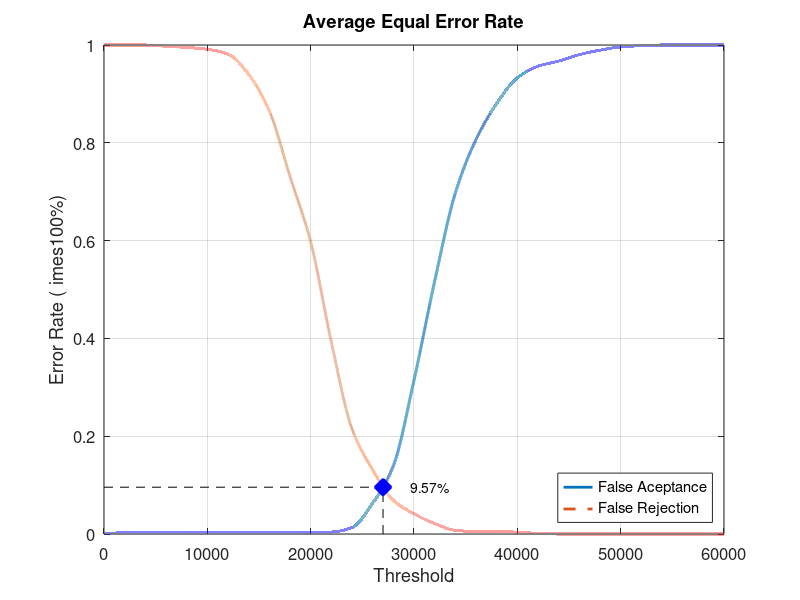
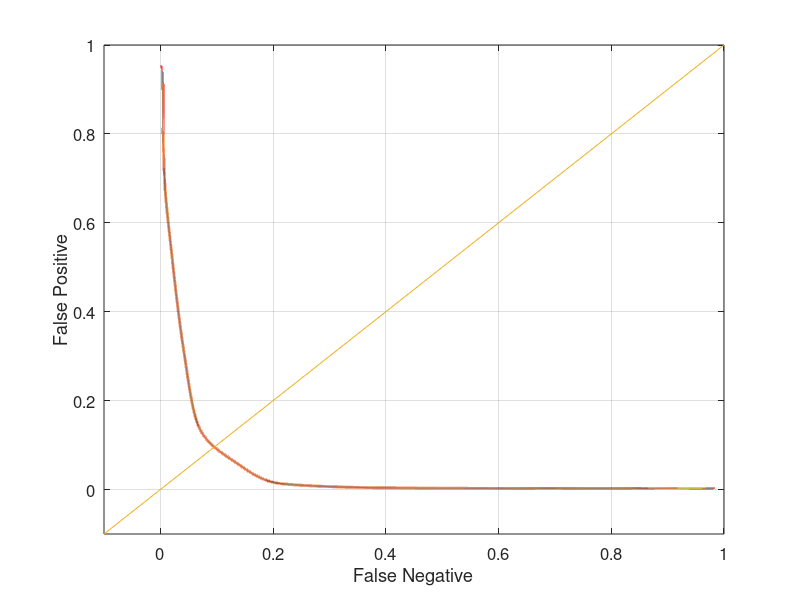

Reproduce these figures in MATLAB, in order.
close all;
clear;
clc;
x = 0:2000:60000;
xq = 0:0.5:60000;

y0 = [0 0.00263158 0.00263158 0.00263158 0.00263158 0.00263158 0.00263158 0.00263158 0.00263158 0.00263158 0.00263158 0.00394737 0.0131579 0.0631579 0.139474 0.314474 0.517105 0.697368 0.806579 0.880263 0.932895 0.956579 0.967105 0.980263 0.989474 0.996053 0.998684 1 1 1 1]
yy0 = interp1(x, y0, xq, 'pchip');
y1 = [1 1 1 0.9975 0.995 0.99125 0.98125 0.94 0.865 0.73125 0.5975 0.3925 0.215 0.13125 0.06875 0.04125 0.02125 0.0075 0.005 0.005 0.00375 0.00125 0 0 0 0 0 0 0 0 0]
yy1 = interp1(x, y1, xq, 'pchip');

% Calculating EER: 
y2 = abs(y0 - y1);
find(y2 == min(y2))
yy2 = abs(yy0 - yy1);
xEER = find(yy2 == min(yy2));
xEERIndex = xq(xEER) % X-axis EER
yEER = yy0(xEER) % Y-axis EER

main = figure
plot(xq, yy0,'-','LineWidth', 2);	hold on
plot(xq, yy1,'--','LineWidth', 2);	hold on
plot([xEERIndex xEERIndex], [0 yEER], 'k--');	hold on
plot([0 xEERIndex], [yEER yEER], 'k--');	hold on
plot(xEERIndex, yEER, 'bx', 'LineWidth', 10);	hold on
text(xEERIndex + 10 * xEERIndex / 100, yEER, [num2str(round((10000 * yEER)) / 100) '%'])
legend('False Aceptance', 'False Rejection', 'Location', 'SouthEast')
xlabel('Threshold')
ylabel('Error Rate (	imes100%)')
title('Average Equal Error Rate')
set(gca, 'FontSize', 12)
axis([0 60000 0 1])
grid on

print(main, 'Experiment2AverageMain', '-dpng');
FNRxFPR = figure('Color', [1 1 1]);
plot(yy1, yy0, '-', yy1, yy0, 'LineWidth', 2);
hold on
y = -0.1:0.1:1
plot(y, y); 
set(gca, 'FontSize', 12)
xlabel('False Negative')
ylabel('False Positive')
axis([-0.1 1 -0.1 1])
set(gca, 'FontSize', 12)
grid on

print(FNRxFPR, 'Experiment2AverageFNRxFPR','-dpng');
